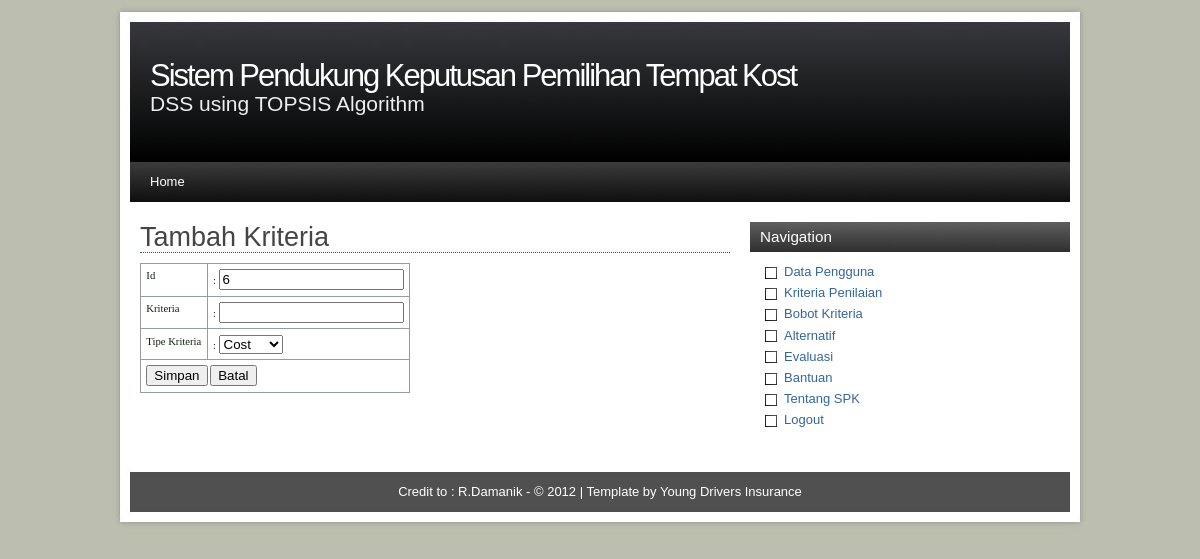
The app's page /indexs.php?modul=kriteria&act=tambah (signed in) with its own data.
### tables this page shows
CREATE TABLE IF NOT EXISTS `kriteria` (
  `id_kriteria` varchar(3) NOT NULL,
  `nama_kriteria` varchar(100) NOT NULL,
  `tipe` enum('COST','BENEFIT') NOT NULL
);

CREATE TABLE IF NOT EXISTS `menu` (
  `menu` varchar(30) NOT NULL,
  `link` varchar(50) NOT NULL,
  `status` enum('admin','user') NOT NULL default 'user',
  `aktif` enum('y','n') NOT NULL,
  `urutan` int(5) NOT NULL
);

### config/otomasi.php (called while the page is built, shortened)
<?
$oto_cri=mysql_query("SELECT id_kriteria FROM kriteria ORDER BY id_kriteria DESC LIMIT 1");
$rows=mysql_num_rows($oto_cri);
if ($rows >= 1) {
	$temcri=mysql_fetch_row($oto_cri);
	$val_otocri = $temcri[0] + 1;
}
else{
	$val_otocri=1;
}
?>

### menu.php (the view, shortened to what this page needs)
<?php
if ($_SESSION[leveluser]=='admin'){
  $sql=mysql_query("select * from menu where aktif='y' and status='admin' or status='user' order by urutan");
}
else if ($_SESSION[leveluser]=='user'){
  $sql=mysql_query("select * from menu where status='user' and aktif='y' order by urutan");
}
while ($m=mysql_fetch_array($sql)){
  echo "<li><a href='$m[link]'>$m[menu]</a></li>";
}
?>

### modul_admin/mod_kriteria/kriteria.php (shortened to what this page needs)
<?php
$aksi="modul_admin/mod_kriteria/aksi_kriteria.php";
switch($_GET[act]){
	               ?>
<?
  case "tambah":
    include "config/otomasi.php";
    echo "<h2>Tambah Kriteria</h2>
          <form method=POST action='$aksi?modul=kriteria&act=input'>
          <table>
          <tr><td>Id</td><td> : <input readonly type=text name='id_kriteria' value='$val_otocri'></td></tr>
		  <tr><td>Kriteria</td><td> : <input type=text name='nama_kriteria'></td></tr>
		  <tr><td>Tipe Kriteria</td><td> : <select name='tipe'>
		  <option value='COST'>Cost</option>
		  <option value='BENEFIT'>Benefit</option>
		  </select></td></tr>
          <tr><td colspan=2><input type=submit name=submit value=Simpan>
                            <input type=button value=Batal onclick=self.history.back()></td></tr>
          </table></form>";
     break;
}
?>

### style.css (style rules this page uses)
body { font-family: Arial, sans-serif; line-height: 1.4; font-size: 13px; background: #bcbeb0; margin: 0; padding: 0; color: #112211; }
a { color: #336699; text-decoration: none; }
table { font-family: Tahoma; font-size: 8pt; border-width: 1px; border-style: solid; border-color: #999999; border-collapse: collapse; margin: 10px 0px; }
td { padding: 0.5em; vertical-align: top; border-width: 1px; border-style: solid; border-color: #969BA5; border-collapse: collapse; }
#content h2 { margin: 0; color: #454545; line-height: 30px; font-weight: 100; font-size: 27px; border-bottom: 1px dotted #265180; }
#sidebar ul li { background: url(images/bullet.png) no-repeat center left; padding: 1px 0 2px 19px; margin: 0; }

### records on screen
kriteria: id_kriteria "6"
menu: menu "Data Pengguna"
menu: menu "Kriteria Penilaian"
menu: menu "Bobot Kriteria"
menu: menu "Alternatif"
menu: menu "Evaluasi"

### other values on screen
$header "Sistem Pendukung Keputusan Pemilihan Tempat Kost"
$footer "Credit to : R.Damanik - © 2012"
